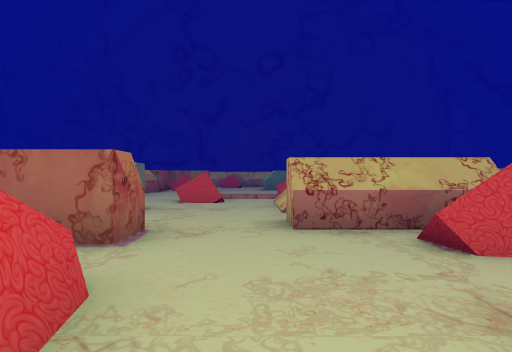
[1] (above)

20 first-person views from a walk through a scene from a Unity 3-D project. The camera is 0.72 m above the floor, looks level and sees 75° across. The floor is counted in squares, 1 m on a side. Each view is taken from the middle of a square. On the plan, view 1 faces up. The plan holds only what a view shows up to about 10 squares ahead; the rest is blank. The place goes on beyond the plan. The player is left out.

[2]
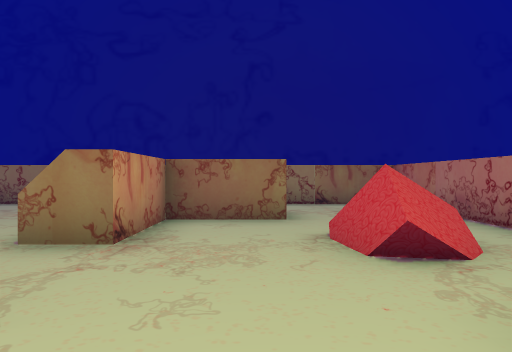

[3]
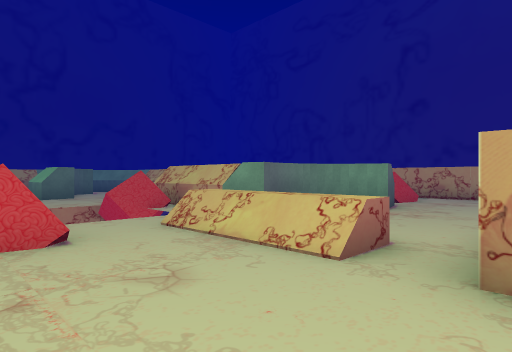

[4]
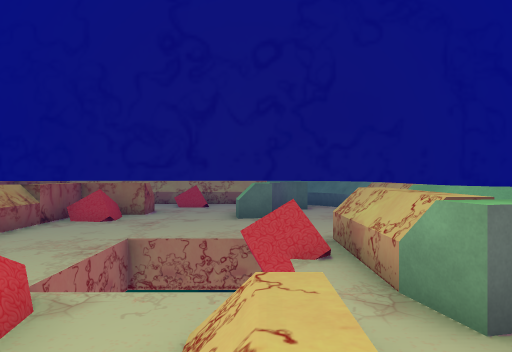

[5]
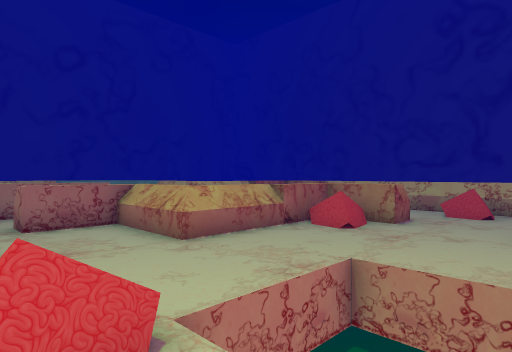

[6]
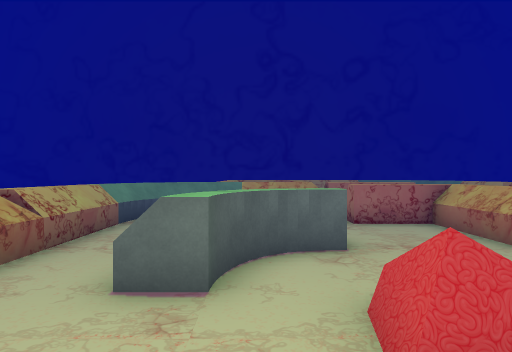

[7]
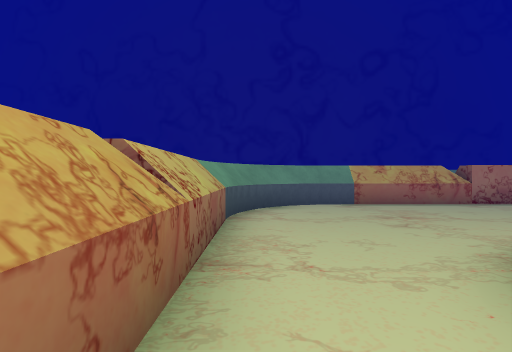

[8]
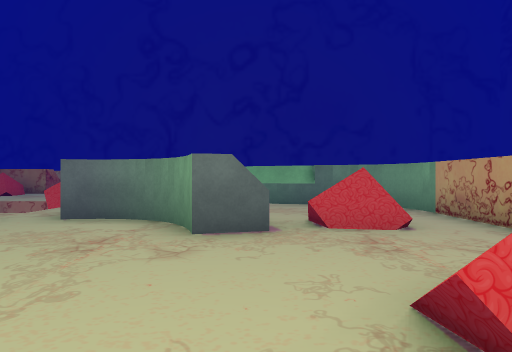

[9]
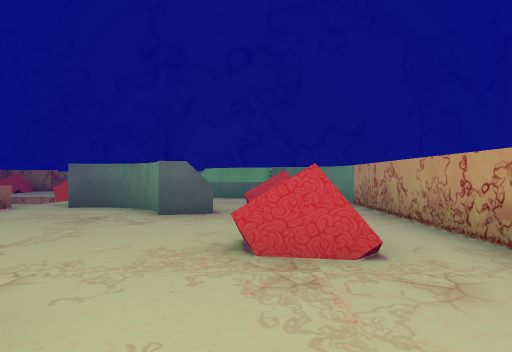

[10]
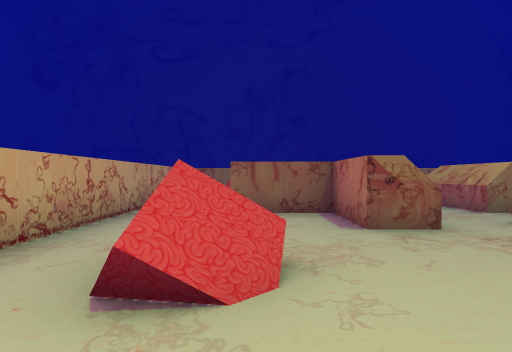

[11]
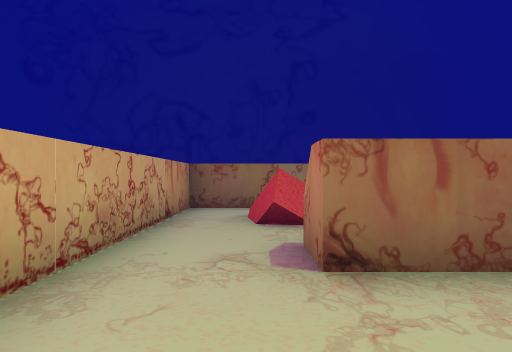

[12]
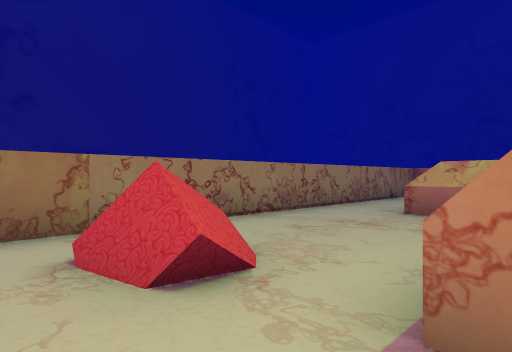

[13]
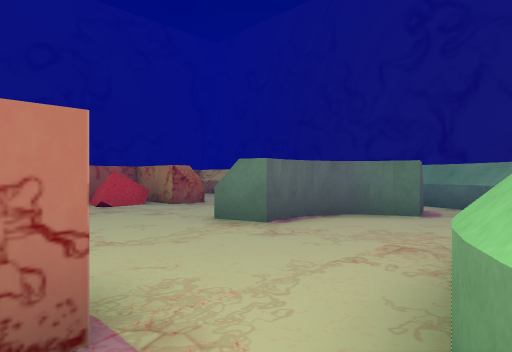

[14]
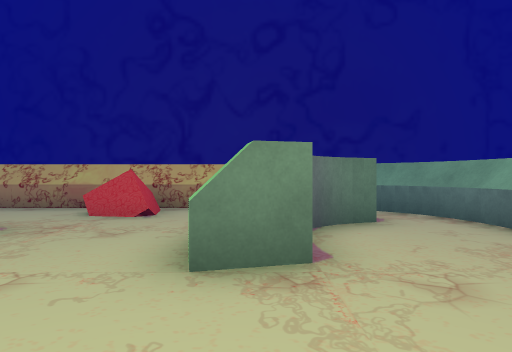

[15]
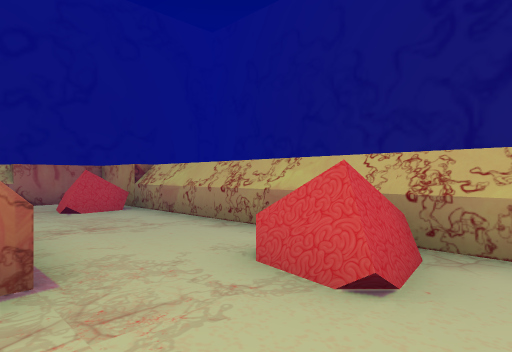

[16]
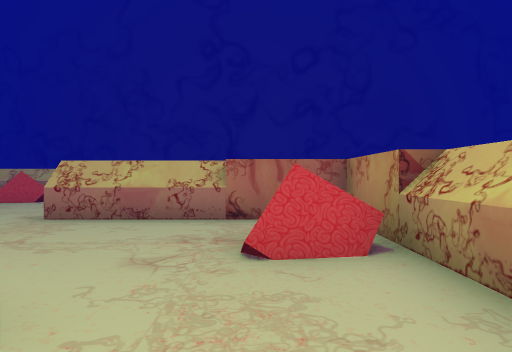

[17]
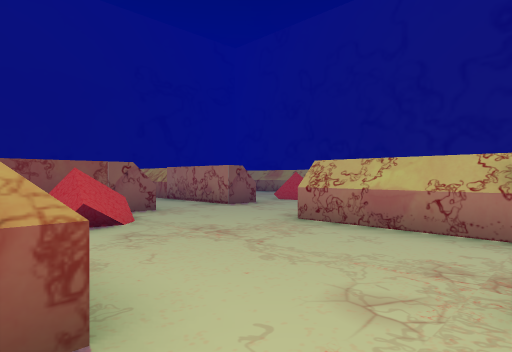

[18]
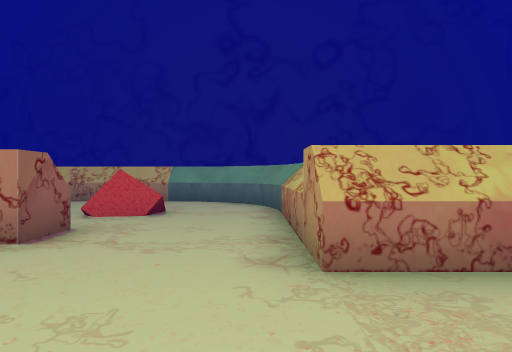

[19]
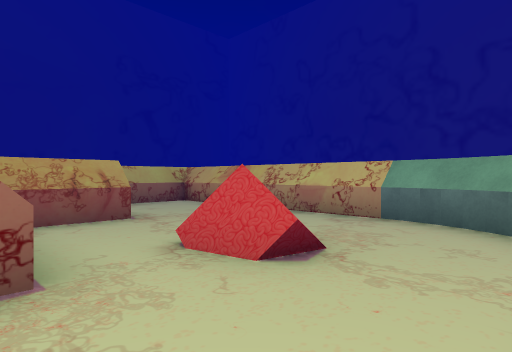

[20]
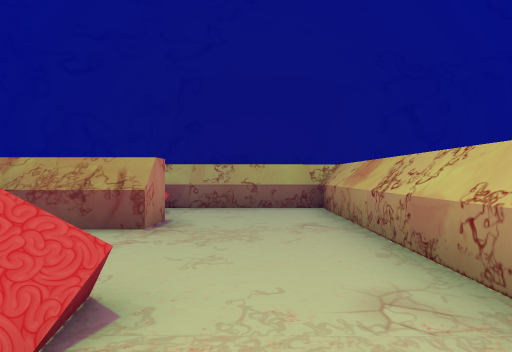

### Floor plan
Key: @ floor where view 1 was taken; # wall or solid block; . floor; / step, stairs or slope; ^ raised ledge; O other object.
Columns run from 17 left of view 1 to 10 right of it. Each row starts with its distance up from view 1.
 22        ^########## OO
 21        #.OO....OO. .OO
 20        #.OO....OO.  OOO
 19        #.......... O..O
 18        #....^##...O...
 17   OO####....#OO...O...#
 16  OO.........#OO.......#
 15 OO........O #.........O
 14 O..OO.....O #.........OO
 13 #..OO.#..###^...  O.#..OOO
 12 #.....#..#......  O.#  .. O
 11 #.....#..#......   .#  .. .O
 10 #...##^........OO...OO .. .#
  9 #...OO#.....O..OO./...O OO.#
  8 #...OO#.....OO..../....O...#
  7 ##### O......OO.../........#
  6       OO................OO.#
  5        OO.........###...OO.#
  4         OO###^##...OO......#
  3                ....OO.#....#
  2               .OO.....#....#
  1               .OO..#..^##..#
  0              #. .@.#.......#
 -1              #  .##^....OO.#
 -2              # .........OO.#
 -3              # ............#
 -4              ^#############^

Where each view was taken, in squares from view 1:
view 1: 0 up, 0 right, facing up
view 2: 5 up, 0 right, facing down
view 3: 5 up, 2 left, facing up-right
view 4: 7 up, 1 right, facing up
view 5: 9 up, 1 right, facing up-left
view 6: 8 up, 1 right, facing left
view 7: 5 up, 2 left, facing left
view 8: 4 up, 6 right, facing up
view 9: 2 up, 7 right, facing up
view 10: 8 up, 7 right, facing down
view 11: 4 up, 8 right, facing down
view 12: 1 up, 9 right, facing down-left
view 13: 13 up, 5 right, facing up-left
view 14: 14 up, 1 right, facing up
view 15: 18 up, 0 right, facing up-left
view 16: 20 up, 4 left, facing left
view 17: 20 up, 5 left, facing down-left
view 18: 16 up, 7 left, facing left
view 19: 16 up, 11 left, facing down-left
view 20: 15 up, 15 left, facing down
